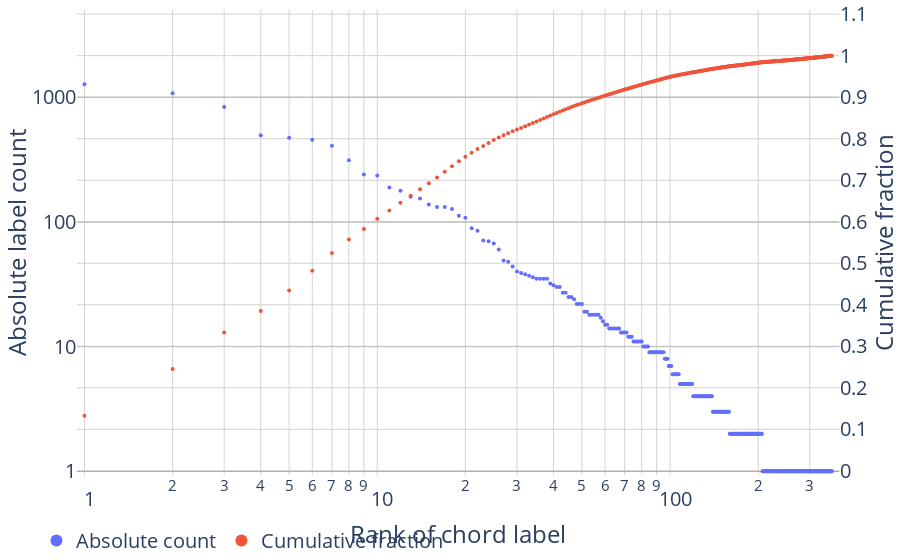

Write notebook code for a chart like this one.
### Code cell
fig = plot_cum(df.chord, x_log=True, markersize=4, left_range=(-0.03, 3.7), right_range=(-0.01,1.11), **H_LAYOUT)
store(fig, 'type_distribution.eps', height=400)
#fig.show()

### Figure 1 — Plotly figure (JSON) as saved in the notebook; plotly's stock layout.template omitted (floating-point values rounded to 4 significant figures; data arrays with more than 128 entries replaced by an {"elided": "..."} marker saying what was removed)
{"data": [{"marker": {"size": 4}, "mode": "markers", "name": "Absolute count", "text": {"elided": "357 str values"}, "type": "scatter", "x": {"elided": "357 int values"}, "xaxis": "x", "y": {"elided": "357 int values"}, "yaxis": "y"}, {"marker": {"size": 4}, "mode": "markers", "name": "Cumulative fraction", "text": {"elided": "357 str values"}, "type": "scatter", "x": {"elided": "357 int values"}, "xaxis": "x", "y": {"elided": "357 float values"}, "yaxis": "y2"}], "layout": {"autosize": true, "font": {"size": 20}, "legend": {"font": {"size": 20}, "itemsizing": "constant", "orientation": "h", "x": -0.05, "y": -0.1}, "margin": {"b": 0, "l": 40, "pad": 0, "r": 0, "t": 0}, "paper_bgcolor": "#FFFFFF", "plot_bgcolor": "#FFFFFF", "xaxis": {"anchor": "y", "domain": [0, 0.94], "gridcolor": "lightgrey", "range": [-0.02553, 2.578], "title": {"text": "Rank of chord label"}, "type": "log", "zeroline": false}, "yaxis": {"anchor": "x", "domain": [0, 1], "dtick": 1, "gridcolor": "grey", "range": [-0.03, 3.7], "title": {"text": "Absolute label count"}, "type": "log", "zeroline": true}, "yaxis2": {"anchor": "x", "dtick": 0.1, "gridcolor": "lightgrey", "overlaying": "y", "range": [-0.01, 1.11], "side": "right", "title": {"text": "Cumulative fraction"}, "type": "linear", "zeroline": false}}}
